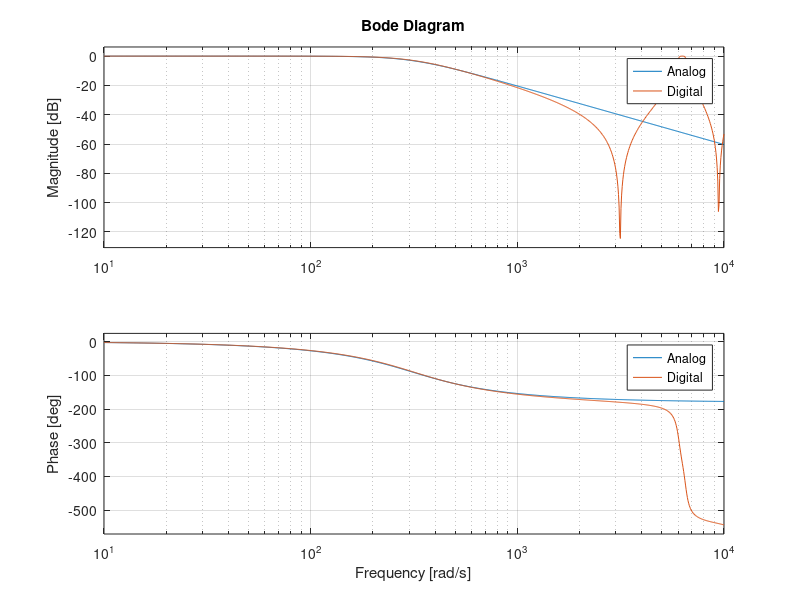
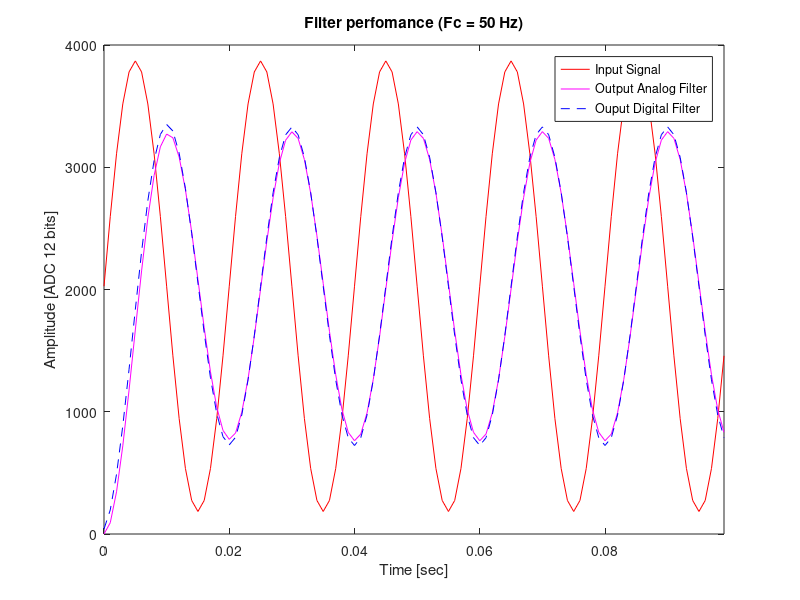

Write MATLAB code to recreate these figures, in order.
clc; clear; close all
pkg load signal
pkg load control

% FILTER DESIGN
% =====================================================================
% Digital Filter
T = 1e-3;   % sampling period
fs = 1/T;
fc = 50;    % cut off frequency
[b, a] = butter(2, fc/(fs/2), "low");    % filter calculation
save filter.mat b a

% Analog Filter
[z, p, k] = butter(2, 2*pi*fc, "low", "s");
[n, d] = zp2tf(z, p, k);
wn2 = d(3);

% Analog Filter Adjusted
C1 = 200e-9;
C2 = C1/2;
R = sqrt(1/(wn2*C1*C2));

% R1 and R2 based on R value
R1 = 20e3;
R2 = 26e3;

s = tf("s");
wn2_adj = 1/( R1*R2*C1*C2 );
two_csi = ( (1/R1) + (1/R2) ) / C1;
Fs =  wn2_adj / ( s^2 +  two_csi*s + wn2_adj);  % analog filter transfer function


% FILTER COEFFICIENTS TO ARM CMSIS DSP IRR FORMAT
% =====================================================================
[sos, g] = tf2sos(b, a);    % second-order section, gain
coeff = sos([1 2 3 5 6]);
coeff(1:3) = g*coeff(1:3);
coeff(4:5) = -coeff(4:5);

disp("CMSIS IIR FILTER COEFFICIENTS: ")
for i=1:5
    if i != 5
        printf("%f, ", coeff(i));
    else
        printf("%f\n", coeff(i));
    endif
end


% FILTER PROCESSING
% =====================================================================
f = 50;  % input signal frequency
t = 0:T:T*(0.1/T-1);
x = 0.9*(sin(2*pi*f*t) + 1.1)*4095/2;  % input signal
yfz = filter(b, a, x);
[yfs, _, ~] = lsim(Fs, x, t);


% PLOT
% =====================================================================
figure(1)
Analog = Fs;
Digital = tf(b, a, T); 
bode(Analog, Digital);

figure(2)
plot(t, x, 'r');
hold on
plot(t, yfs, 'm');
hold on
plot(t, yfz, 'b--');
title("Filter perfomance (Fc = 50 Hz)")
xlabel("Time [sec]"); ylabel("Amplitude [ADC 12 bits]")
legend("Input Signal", "Output Analog Filter", "Ouput Digital Filter")
xlim([0 t(end)])
